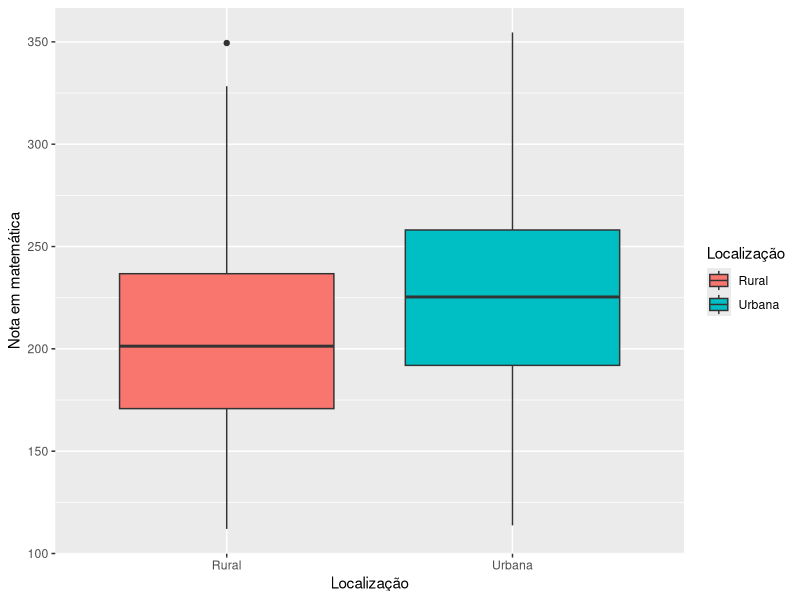
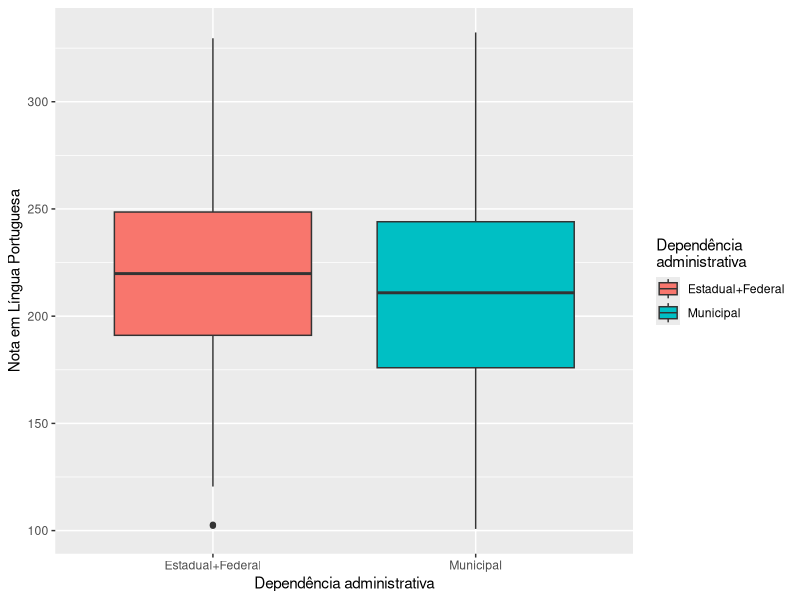

The R script that drew these images, in order:
library(dplyr)
library(ggplot2)

population <- read.csv("SAEB.sample.csv")

MT_LOC <- tibble(
  NOTA_MT = population$NOTA_MT,
  LOCAL = population$LOCALIZACAO
)

MT_LOC$LOCAL <- recode(MT_LOC$LOCAL, "1" = "Urbana", "2" = "Rural")

ggplot(MT_LOC, aes(x = LOCAL, y = NOTA_MT, fill = LOCAL)) +
  geom_boxplot() +
  xlab("Localização") + ylab("Nota em matemática") +
  guides(fill=guide_legend(title = "Localização"))
# ggsave("MT_LOC.png")

# Medidas de posicao

tabela1 <- MT_LOC %>%
  group_by(LOCAL) %>%
  summarise(Media = mean(NOTA_MT),
            Mediana = median(NOTA_MT),
            Maior_nota = max(NOTA_MT),
            Amplitude = (max(NOTA_MT)-min(NOTA_MT)),
            Pri_Quartil = quantile(NOTA_MT, .25),
            Seg_Quartil = quantile(NOTA_MT, .50),
            Ter_Quartil = quantile(NOTA_MT, .75),
            DesvioPadrao = sqrt(var(NOTA_MT)))

LP_ADM <- tibble(
  NOTA_LP = population$NOTA_LP,
  ADM = population$DEPENDENCIA_ADM
)

LP_ADM$ADM <- recode(LP_ADM$ADM, "1" = "Estadual+Federal", "2" = "Estadual+Federal", "3" = "Municipal")

ggplot(LP_ADM, aes(x = ADM, y = NOTA_LP, fill = ADM)) +
  geom_boxplot() +
  xlab("Dependência administrativa") + ylab("Nota em Língua Portuguesa") +
  guides(fill=guide_legend(title = "Dependência\nadministrativa"))
# ggsave("LP_ADM.png")

